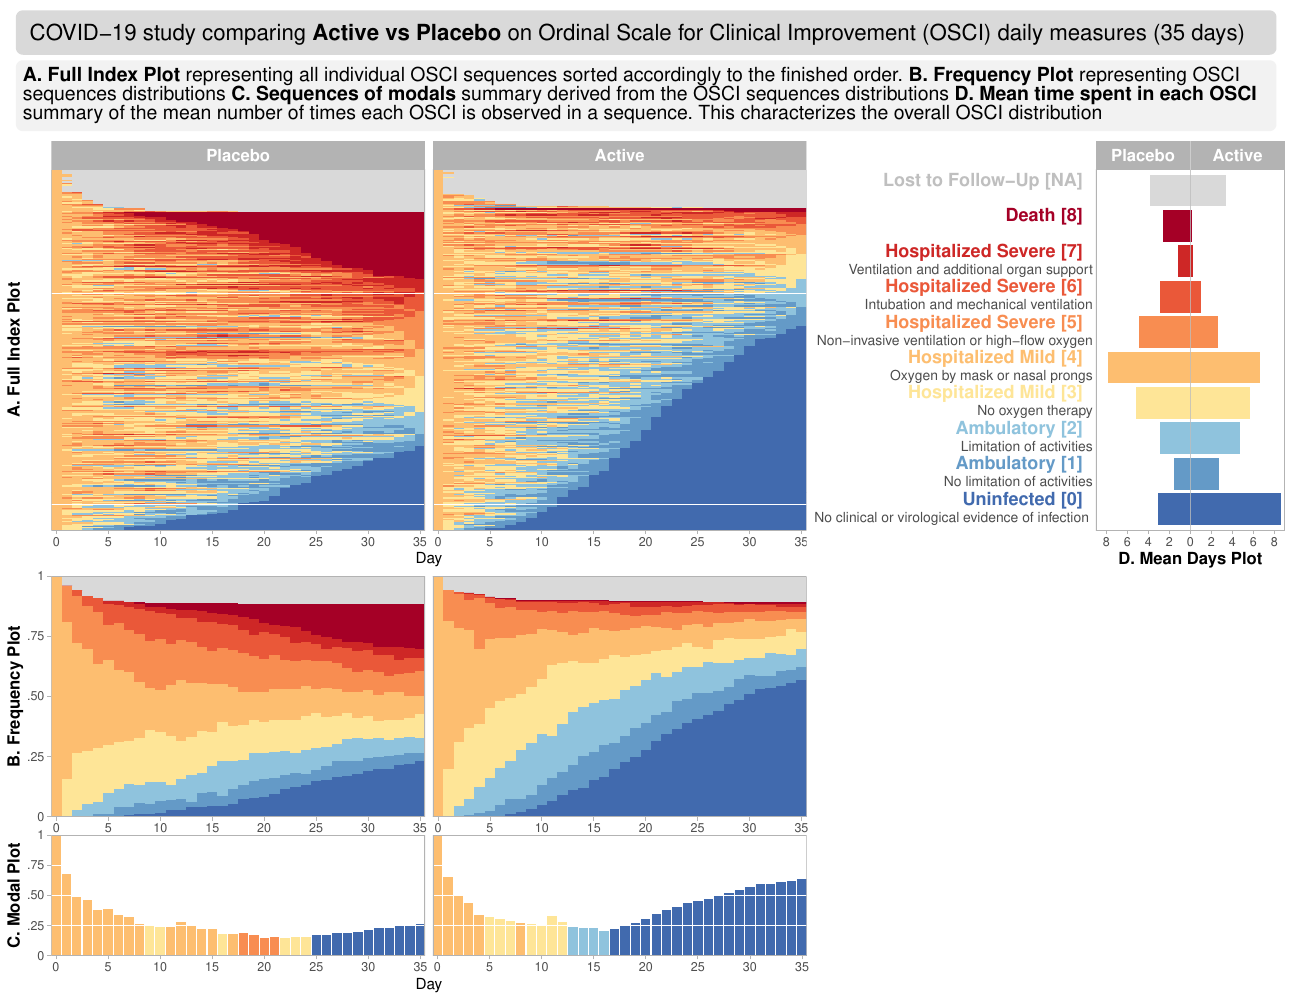

The R source for this figure:
# packages
pacman::p_load(rio, tidyverse) 
pacman::p_load(RColorBrewer, ggtext)
pacman::p_load(patchwork)

# individual plots
source('./fig/covid_tile_order.r')
source('./fig/covid_histogram.r')
source('./fig/covid_modal.r')
source('./fig/covid_mean.r')

# layout
design <- "11114
           11114
           11114
           2222#
           2222#
           3333#"

# combine
(f_t + theme(plot.margin = unit(c(0, 0, 0, 0), "lines") ) ) +
   
   (f_h + theme(strip.background = element_blank(), 
                strip.text = element_blank(),
                axis.title.x=element_blank(),
                plot.margin = unit(c(0, 0, 0, 0), "lines") ) ) +
   
   (f_mo + theme(strip.background = element_blank(), 
                 strip.text = element_blank(),
                 plot.margin = unit(c(0, 0, 0, 0), "lines") ) ) +
   (f_me) +
   
   
   plot_layout(design = design) +
   plot_annotation(
      title    = 'COVID-19 study comparing **Active vs Placebo** on Ordinal Scale for Clinical Improvement (OSCI) daily measures (35 days)',
      subtitle =
      '**A. Full Index Plot** representing all individual OSCI sequences sorted accordingly to the finished order. 
      **B. Frequency Plot** representing OSCI sequences distributions 
      **C. Sequences of modals** summary derived from the OSCI sequences distributions 
      **D. Mean time spent in each OSCI** summary of the mean number of times each OSCI is observed in a sequence. 
      This characterizes the overall OSCI distribution',
      #caption  = '**Data from Wonderful-Wednesdays** <span style="font-size:8pt">github.com/VIS-SIG[2022−03−09]</span>',
      theme = theme(plot.title.position = "plot",
                    plot.title = element_textbox_simple(
                       size = 16,
                       lineheight = 1,
                       r = unit(5, "pt"),
                       padding = margin(10, 10, 7, 10),
                       margin = margin(2, 6, 2, 6),
                       fill = "gray85"
                    ),
                    #plot.subtitle.position = "plot",
                    plot.subtitle = element_textbox_simple(
                       size = 14,
                       lineheight = 1,
                       r = unit(5, "pt"),
                       padding = margin(5, 5, 5, 5),
                       margin = margin(2, 6, 2, 6),
                       fill = "gray95"
                    ),
                    plot.caption  = element_markdown()) )

#save
ggsave('./covid_combined.pdf', width = 13, height = 10)
ggsave('./covid_combined.png', width = 13, height = 10, dpi = 600)
